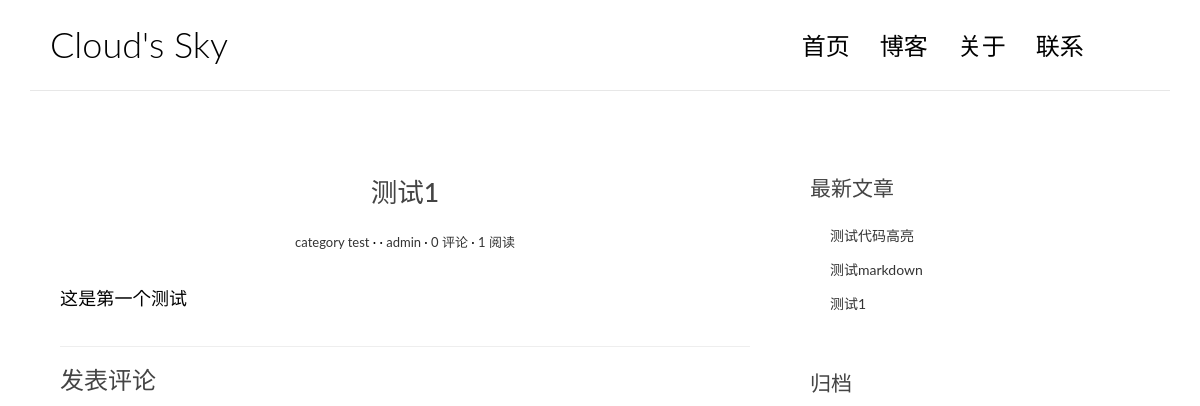
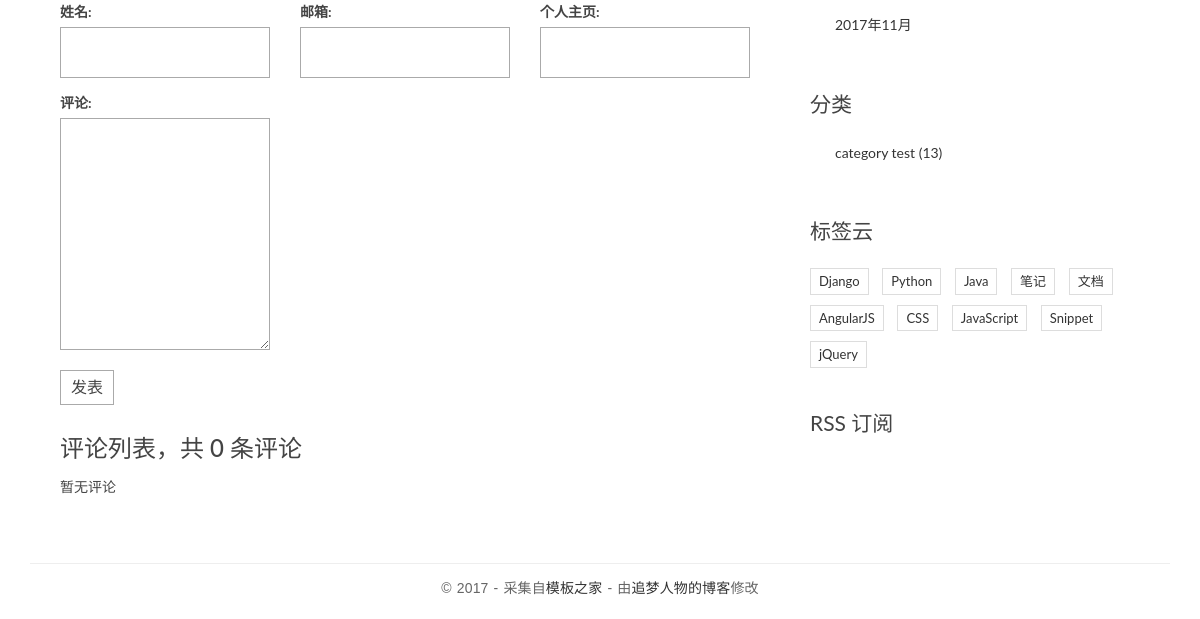
Before: /post/1/ with the older database file (2 pictures, top to bottom).
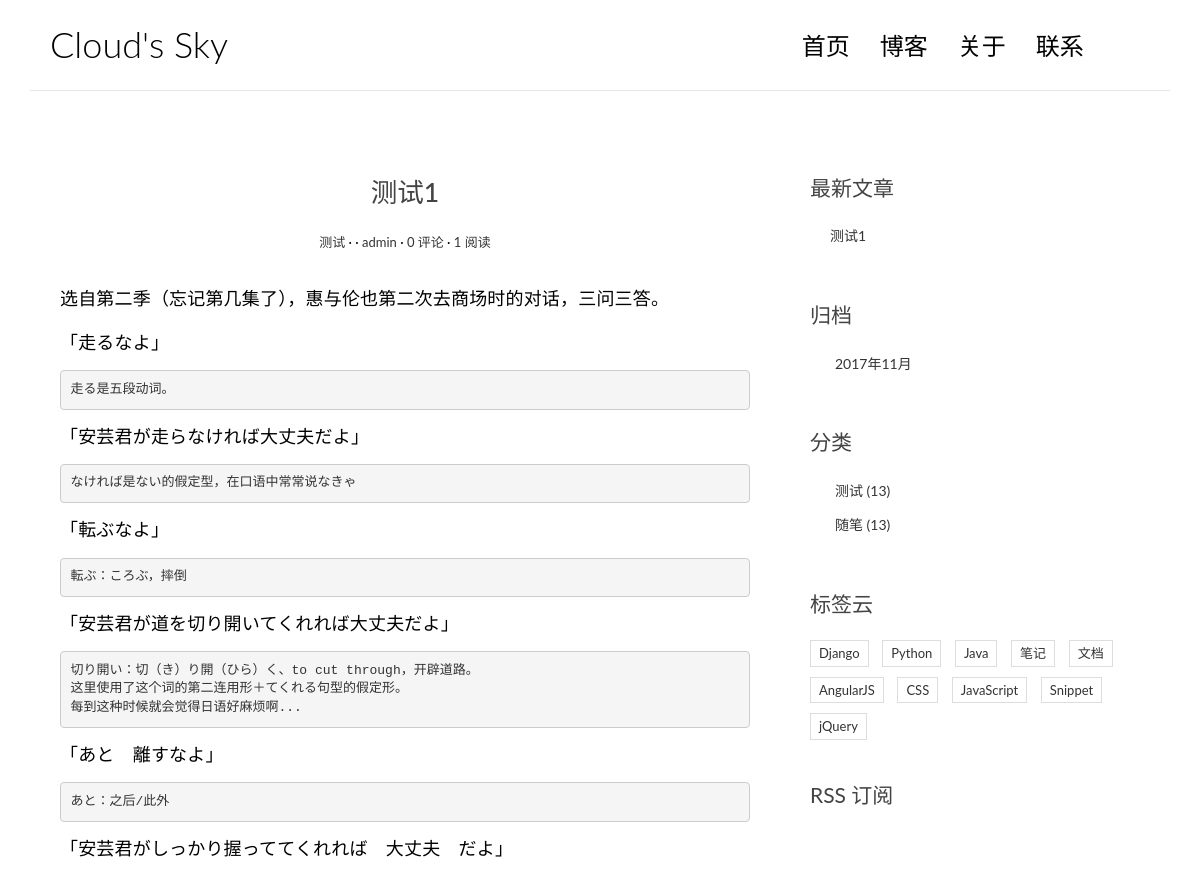
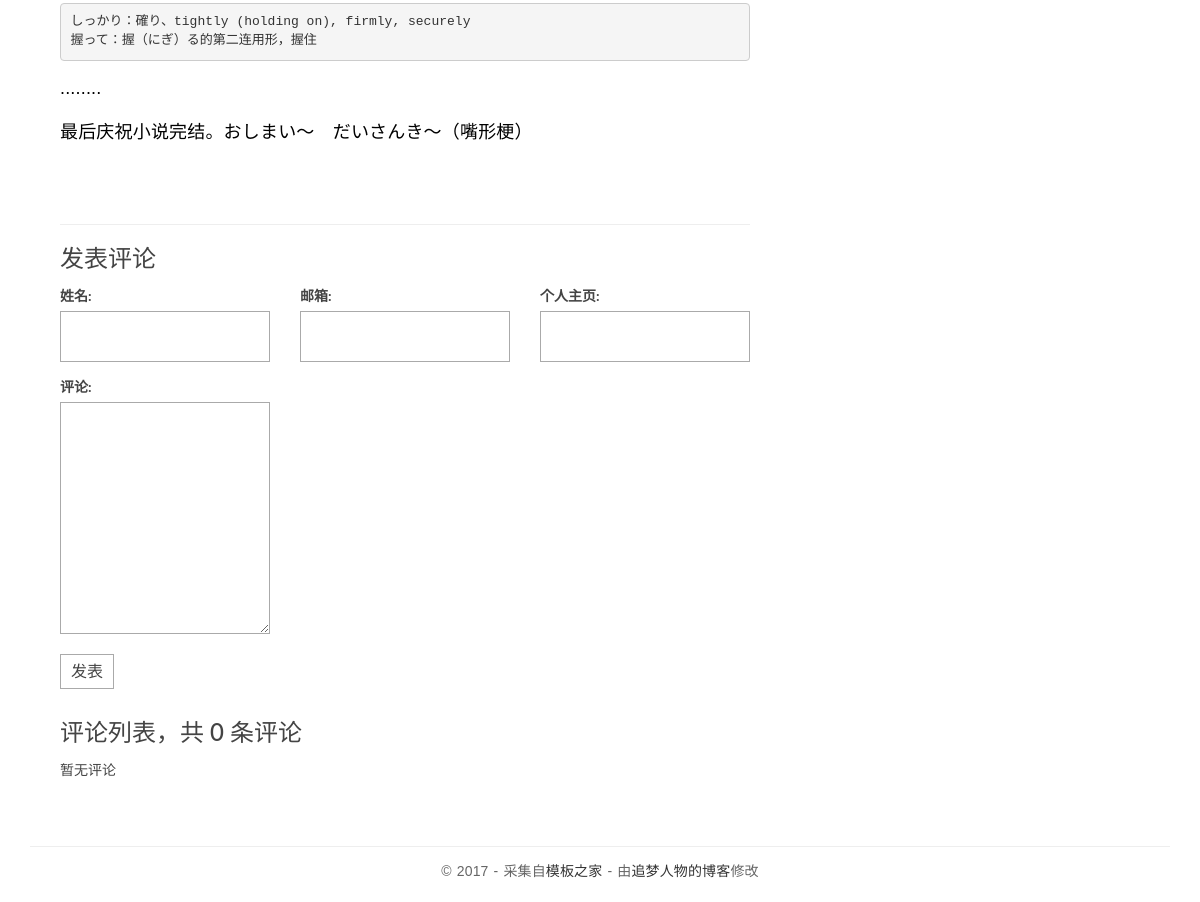
After: the same page with the newer database file (2 pictures, top to bottom).
### mainsite/models.py (models this page shows, shortened)
@python_2_unicode_compatible
class Post(models.Model):
    title = models.CharField(max_length=200)
    body = models.TextField()
    created_time = models.DateTimeField()
    modified_time = models.DateTimeField()
    excerpt = models.CharField(max_length=200, blank=True)
    category = models.ForeignKey(Category)
    tags = models.ManyToManyField(Tag, blank=True)
    author = models.ForeignKey(User)
    views = models.PositiveIntegerField(default=0)
    def get_absolute_url(self):
        return reverse('mainsite:detail', kwargs={'pk': self.pk})
    def increase_views(self):
        self.views += 1
        self.save(update_fields=['views'])
    def save(self, *args, **kwargs):
        if not self.excerpt:
            md = markdown.Markdown(extensions = [
                'markdown.extensions.extra',
                'markdown.extensions.codehilite',
                ])
            self.excerpt = strip_tags(md.convert(self.body))[:50]
        super(Post, self).save(*args, **kwargs)
    class Meta:
        ordering = ['-created_time']

@python_2_unicode_compatible
class Category(models.Model):
    name = models.CharField(max_length=100)

### mainsite/views.py (the view)
# urls.py: url(r'^post/(?P<pk>[0-9]+)/$', views.detail, name='detail'),
def detail(request, pk):
    post = get_object_or_404(Post, pk=pk)
    post.increase_views()
    post.body = markdown.markdown(post.body, extensions=[
                                  'markdown.extensions.extra',
                                  'markdown.extensions.codehilite',
                                  'markdown.extensions.toc'])
    form = CommentForm()
    comment_list = post.comment_set.all()
    context = {'post': post,
               'form': form,
               'comment_list': comment_list
               }
    return render(request, 'mainsite/detail.html', context=context)

### comments/forms.py
class CommentForm(forms.ModelForm):
    class Meta:
        model = Comment
        fields = ['name', 'email', 'url', 'text']

### mainsite/templatetags/blog_tags.py (called while the page is built)
@register.simple_tag
def get_recent_posts(num=5):
    return Post.objects.all().order_by('-created_time')[:num]

@register.simple_tag
def archives():
    return Post.objects.dates('created_time', 'month', order='DESC')

@register.simple_tag
def get_categories():
    return Category.objects.all()

### templates/mainsite/detail.html (shortened to what this page needs)
{% extends 'base.html' %}
{% block main %}
    <article class="post post-{{ post.pk }}">
        <header class="entry-header">
            <h1 class="entry-title">{{ post.title }}</h1>
                <div class="entry-meta">
                    <span class="post-category"><a href="#">{{ post.category.name }}</a></span>
                    <span class="post-date"><a href="#"><time class="entry-date" datetime="{{ post.create_time }}">{{ post.create_time }}</time></a></span>
                    <span class="post-author"><a href="#">{{ post.author }}</a></span>
                    <span class="comments-link"><a href="#">{{ post.comment_set.count }} 评论</a></span>
                    <span class="views-count"><a href="#">{{ post.views }} 阅读</a></span>
                </div>
        </header>
        <div class="entry-content clearfix">
            {{ post.body|safe }}
        </div>
    </article>
                <section class="comment-area" id="comment-area">
                    <hr>
                    <h3>发表评论</h3>
                    <form action="{% url 'comments:post_comment' post.pk %}" method="post" class="comment-form">
                        <div class="row">
                          <div class="col-md-4">
                              <label for="{{ form.name.id_for_label }}">姓名: </label>
                              {{ form.name }}
                          </div>
                          <div class="col-md-4">
                              <label for="{{ form.email.id_for_label }}">邮箱: </label>
                              {{ form.email }}
                          </div>
                          <div class="col-md-4">
                              <label for="{{ form.url.id_for_label }}">个人主页: </label>
                              {{ form.url }}
                          </div>
                          <div class="col-md-4">
                              <label for="{{ form.text.id_for_label }}">评论: </label>
                              {{ form.text }}
                              <button type="submit" class="comment-btn">发表</button>
                          </div>
                        </div>
                    </form>
                    <div class="comment-list-panel">
                        <h3>评论列表，共 <span>{{ post.comment_set.count }}</span> 条评论</h3>
                        <ul class="comment-list list-unstyled">
                            {% for comment in comment_list %}
                            <li class="comment-item">
                                <span class="nickname">{{ comment.name }}</span>
                                <time class="submit-date">{{ comment.created_time }}</time>
                                <div class="text">
                                    {{ comment.text }}
                                </div>
                            </li>
                            {% empty %}
                            暂无评论
                            {% endfor %}
                        </ul>
                    </div>
                </section>
            {% endblock main %}

### templates/base.html (shortened to what this page needs)
{% load staticfiles %}
{% load blog_tags %}
<!DOCTYPE html>
<html>
<head>
    <link rel="stylesheet" href="http://code.ionicframework.com/ionicons/2.0.1/css/ionicons.min.css">
    <link rel="stylesheet" href="https://cdn.bootcss.com/bootstrap/3.3.7/css/bootstrap.min.css">
    <link rel="stylesheet" href="{% static 'mainsite/css/pace.css' %}">
    <link rel="stylesheet" href="{% static 'mainsite/css/custom.css' %}">
    <link rel="stylesheet" href="{% static 'mainsite/css/highlights/github.css' %}">
</head>
<body>
<div class="container">
    <header id="site-header">
        <div class="row">
            <div class="col-md-4 col-sm-5 col-xs-8">
                <div class="logo">
                    <h1><a href="{% url 'mainsite:index' %}">Cloud's Sky</a></h1>
                </div>
            </div>
            <div class="col-md-8 col-sm-7 col-xs-4">
                <nav class="main-nav" role="navigation">
                    <div class="collapse navbar-collapse" id="bs-example-navbar-collapse-1">
                        <ul class="nav navbar-nav navbar-right">
                            <li class="cl-effect-11"><a href="{% url 'mainsite:index' %}" data-hover="首页">首页</a></li>
                            <li class="cl-effect-11"><a href="full-width.html" data-hover="博客">博客</a></li>
                            <li class="cl-effect-11"><a href="about.html" data-hover="关于">关于</a></li>
                            <li class="cl-effect-11"><a href="contact.html" data-hover="联系">联系</a></li>
                        </ul>
                    </div>
                </nav>
            </div>
        </div>
    </header>
</div>
<div class="content-body">
    <div class="container">
        <div class="row">
            <main class="col-md-8">
                {% block main %}
                {% endblock main %}
            </main>
            <aside class="col-md-4">
                <div class="widget widget-recent-posts">
                    <h3 class="widget-title">最新文章</h3>
                    {% get_recent_posts as recent_post_list %}
                    <ul>
                        {% for post in recent_post_list %}
                        <li>
                            <a href="{{ post.get_absolute_url }}">{{ post.title }}</a>
                        </li>
                        {% empty %}
                            暂无文章
                        {% endfor %}
                    </ul>
                </div>
                <div class="widget widget-archives">
                    <h3 class="widget-title">归档</h3>
                     {% archives as date_list %}
                    <ul>
                       {% for date in date_list %}
                       <li>
                            <a href="{% url 'mainsite:archives' date.year date.month %}">{{ date.year }}年{{ date.month }}月</a>
                       </li>
                       {% empty %}
                       暂无归档
                       {% endfor %}
                    </ul>
                </div>
                <div class="widget widget-category">
                    <h3 class="widget-title">分类</h3>
                    {% get_categories as categories %}
                    <ul>
                        {% for category in categories %}
                        <li>
                            <a href="{% url 'mainsite:category' category.pk %}">{{ category.name }} <span class="post-count">(13)</span></a>
                        </li>
                        {% empty %}
                       暂无分类
                       {% endfor %}
                    </ul>
                </div>
                <div class="widget widget-tag-cloud">
                    <h3 class="widget-title">标签云</h3>
                    <ul>
                        <li>
                            <a href="#">Django</a>
                        </li>
                        <li>
                            <a href="#">Python</a>
                        </li>
                        <li>
                            <a href="#">Java</a>
                        </li>
                        <li>
                            <a href="#">笔记</a>
                        </li>
                        <li>
                            <a href="#">文档</a>
                        </li>
                        <li>
                            <a href="#">AngularJS</a>
                        </li>
                        <li>
                            <a href="#">CSS</a>
                        </li>
                        <li>
                            <a href="#">JavaScript</a>
                        </li>
                        <li>
                            <a href="#">Snippet</a>
                        </li>
                        <li>
                            <a href="#">jQuery</a>
                        </li>
                    </ul>
                </div>
                <div class="rss">
                    <a href=""> RSS 订阅</a>
                </div>
            </aside>
        </div>
    </div>
</div>
<footer id="site-footer">
    <div class="container">
        <div class="row">
            <div class="col-md-12">
                <p class="copyright">&copy 2017 - 采集自<a href="http://www.cssmoban.com/"
                                                        target="_blank" title="模板之家">模板之家</a>
                    - 由<a href="http://zmrenwu.com/" title="网页模板" target="_blank">追梦人物的博客</a>修改
                </p>
            </div>
        </div>
    </div>
</footer>
</body>
</html>

### mainsite/static/mainsite/css/custom.css (style rules this page uses)
* { outline: none; }
h1, h2, h3, h4, h5, h6 { margin-top: 0; }
a { color: #333; }
body { color: #444; font-family: 'Lato', sans-serif; }
p { font-family: 'Ubuntu', sans-serif; font-weight: 400; word-spacing: 1px; letter-spacing: 0.01em; }
#site-header { background-color: #FFF; padding: 25px 20px; margin-bottom: 40px; border-bottom: 1px solid #e7e7e7; }
.logo h1 a { color: #000; }
.logo h1 { margin: 0; font-family: 'Lato', sans-serif; font-weight: 300; }
.main-nav { margin-top: 11px; max-width: 95%; }
.main-nav a { color: #000000 !important; padding: 0 0 5px 0 !important; margin-right: 30px; font-family: 'Lato', sans-serif; font-weight: 300; font-size: 24px; }
.cl-effect-11 a { padding: 10px 0; color: #0972b4; text-shadow: none; }
.cl-effect-11 a::before { position: absolute; top: 0; left: 0; overflow: hidden; padding: 0 0 5px 0 !important; max-width: 0; border-bottom: 1px solid #000; color: #000; content: attr(data-hover); white-space: nowrap; -webkit-transition: max-width 0.5s; -moz-transition: max-width 0.5s; transition: max-width 0.5s; }
.content-body { padding-bottom: 4em; }
.post { background: #fff; padding: 30px 30px 0; }
.entry-title { text-align: center; font-size: 1.9em; margin-bottom: 20px; line-height: 1.6; padding: 10px 20px 0; }
.entry-meta { text-align: center; color: #DDDDDD; font-size: 13px; margin-bottom: 30px; }
.entry-content { font-size: 18px; line-height: 1.9; font-weight: 300; color: #000; }
.post-category::after, .post-date::after, .post-author::after, .comments-link::after { content: ' ·'; color: #000; }
.widget { background: #fff; padding: 30px 0 0; }
.widget-title { font-size: 1.5em; margin-bottom: 20px; line-height: 1.6; padding: 10px 0 0; font-weight: 400; }
.widget-recent-posts ul { padding: 0; margin: 0; padding-left: 20px; }
.widget-recent-posts ul li { list-style-type: none; position: relative; line-height: 170%; margin-bottom: 10px; }
.widget-recent-posts ul li::before { content: '\f3d3'; font-family: "Ionicons"; position: absolute; left: -17px; top: 3px; font-size: 16px; color: #000; }
.widget-archives ul { padding: 0; margin: 0; padding-left: 25px; }
.widget-archives ul li { list-style-type: none; position: relative; line-height: 170%; margin-bottom: 10px; }
.widget-archives ul li::before { content: '\f3f3'; font-family: "Ionicons"; position: absolute; left: -25px; top: 1px; font-size: 16px; color: #000; }
.widget-category ul { padding: 0; margin: 0; padding-left: 25px; }
.widget-category ul li { list-style-type: none; position: relative; line-height: 170%; margin-bottom: 10px; }
.widget-category ul li::before { content: '\f3fe'; font-family: "Ionicons"; position: absolute; left: -25px; top: 1px; font-size: 18px; color: #000; }
.widget-tag-cloud ul { padding: 0; margin: 0; margin-right: -10px; }
.widget-tag-cloud ul li { list-style-type: none; font-size: 13px; display: inline-block; margin-right: 10px; margin-bottom: 10px; padding: 3px 8px; border: 1px solid #ddd; }
.rss { font-size: 21px; margin-top: 30px; }
.rss a { color: #444; }
#site-footer { padding-top: 10px; padding: 0 0 1.5em 0; }
.copyright { text-align: center; padding-top: 1em; margin: 0; border-top: 1px solid #eee; color: #666; }
.contact-form input, .comment-form input { border: 1px solid #aaa; margin-bottom: 15px; width: 100%; padding: 15px 15px; font-size: 16px; line-height: 100%; transition: 0.4s border-color linear; }
.contact-form textarea, .comment-form textarea { border: 1px solid #aaa; margin-bottom: 15px; width: 100%; padding: 15px 15px; font-size: 16px; line-height: 20px !important; min-height: 183px; transition: 0.4s border-color linear; }
.comment-area { padding: 0 30px 0; }
.comment-form { margin-top: 15px; }
.comment-form .comment-btn { background-color: #fff; border: 1px solid #aaa; font-size: 16px; padding: 5px 10px; }
.comment-list-panel { margin-top: 30px; }
.comment-list { margin-top: 15px; }

Changed rows visible on the page:
removed Post: title "测试代码高亮"
removed Post: title "测试markdown"
changed Post "测试1": category.name "category test" → "测试"; body "这是第一个测试" → "选自第二季（忘记第几集了），惠与伦也第二次去商场时的对话，三问三答。 「走るなよ」 走る是五段动词。 「安芸君が走らなければ大丈夫だよ」 なければ是ない的假定型，在口语中常常说なきゃ 「転ぶなよ」 転ぶ：ころぶ，摔倒 「安芸君が道を切り開いてくれれば大丈夫だよ」 切り開い：切（き）り開（ひら）く、to cut through，开辟道路。 这里使用了这个词的第二连用形＋てくれる句型的假定形。 每到这种时候就会觉得日语好麻烦啊... 「あと 離すなよ」 あと：之后/此外 「安芸君がしっかり握っててくれれば 大丈夫 だよ」 しっかり：確り、tightly (holding on), firmly, securely 握って：握（にぎ）る的第二连用形，握住 ........ 最后庆祝小说完结。おしまい〜 だいさんき〜（嘴形梗）"
changed Category (number 1 of 2 on the later page): name "category test" → "测试"
added Category: name "随笔"
